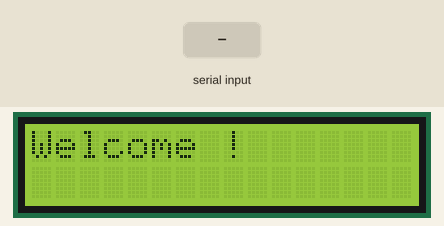
Bench run of a sketch on a simulated Arduino Uno, built with avr-gcc and run on an emulated ATmega328P. On the bench: 16×2 character LCD. The inputs (shaded band) are chosen by the test bench.

Above: at 3.2 s.
3.3 s: "1" received over Serial
At 4.6 s:
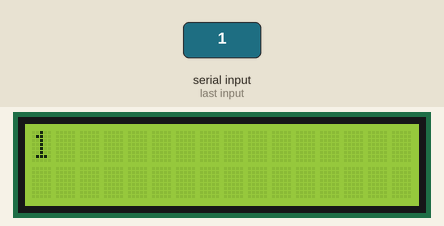
4.9 s: "0" received over Serial
At 6.0 s:
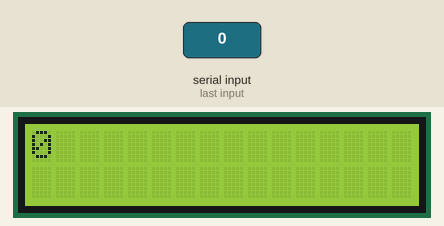
6.5 s: "2" received over Serial
At 7.2 s:
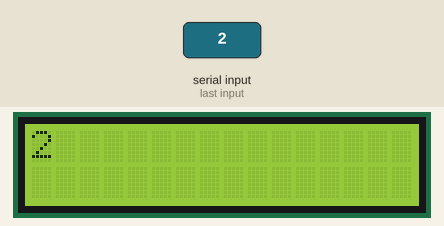
Timing chart, 0 to 9.5 s (numbered marks = the images above; inputs shaded):
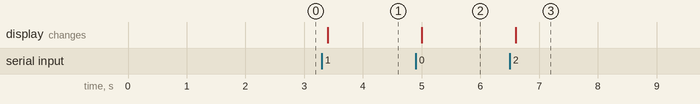

The sketch:

lcd.ino
```cpp
/*
  Keypad LCD
*/
#include <Wire.h>
#include <LiquidCrystal_I2C.h>

// creating lcd instance "lcd" from the LiquidCrystal_I2C class constructor
LiquidCrystal_I2C lcd(0x27, 16, 2); // I2C address and LCD Size

void setup()
{
// initialize LCD
  lcd.init();
  lcd.backlight();
  lcd.setCursor(0, 0);
  lcd.print("Welcome !");
  delay(2000);
  // initialize serial port
  Serial.begin(9600);
  // the following function is used to find the LCD Contoller address
  //scanForI2CAddress();
}

void loop()
{
  displaySerialPortOnLCD();
}

void scanForI2CAddress()
{
  Serial.println ();
  Serial.println ("I2C scanner. Scanning ...");
  byte count = 0;
  Wire.begin();
  for (byte i = 1; i < 120; i++)
  {
    Wire.beginTransmission (i);
    if (Wire.endTransmission () == 0)
    {
      Serial.print ("Found address: ");
      Serial.print (i, DEC);
      Serial.print (" (0x");
      Serial.print (i, HEX);
      Serial.println (")");
      count++;
      delay (1);
    }
  }
  Serial.println ("End of Scanning");
}

void displaySerialPortOnLCD()
{
  if (Serial.available()) {
    delay(100); // wait a bit for the entire message to arrive
    lcd.clear(); // clear the screen

    while (Serial.available() > 0)
    { // read each character from the serial port and display it in the LCD
      lcd.write(Serial.read());
    }
  }
}
```

Measured:
- after the input at 3.3 s, the display: changes after 0.10 s (image 1)
- after the input at 4.9 s, the display: changes after 0.10 s (image 2)
- after the input at 6.5 s, the display: changes after 0.10 s (image 3)
